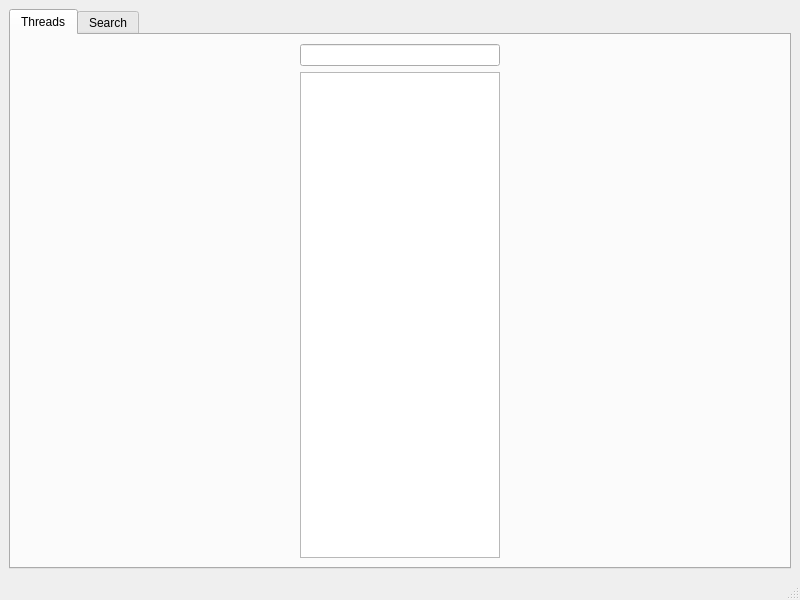
<?xml version="1.0" encoding="UTF-8"?>
<ui version="4.0">
 <class>MainWindow</class>
 <widget class="QMainWindow" name="MainWindow">
  <property name="geometry">
   <rect>
    <x>0</x>
    <y>0</y>
    <width>800</width>
    <height>600</height>
   </rect>
  </property>
  <property name="windowTitle">
   <string>MainWindow</string>
  </property>
  <widget class="QWidget" name="centralwidget">
   <layout class="QHBoxLayout" name="horizontalLayout">
    <item>
     <widget class="QTabWidget" name="Global_tabs">
      <property name="enabled">
       <bool>true</bool>
      </property>
      <property name="tabPosition">
       <enum>QTabWidget::North</enum>
      </property>
      <property name="tabShape">
       <enum>QTabWidget::Rounded</enum>
      </property>
      <property name="currentIndex">
       <number>0</number>
      </property>
      <property name="documentMode">
       <bool>false</bool>
      </property>
      <widget class="QWidget" name="tab_Threads">
       <attribute name="title">
        <string>Threads</string>
       </attribute>
       <layout class="QHBoxLayout" name="horizontalLayout_2">
        <item>
         <layout class="QVBoxLayout" name="verticalLayout_Threads">
          <item>
           <widget class="QLineEdit" name="lineEdit_ThreadFilter">
            <property name="maximumSize">
             <size>
              <width>200</width>
              <height>16777215</height>
             </size>
            </property>
           </widget>
          </item>
          <item>
           <widget class="QListView" name="listView_ThreadList">
            <property name="maximumSize">
             <size>
              <width>200</width>
              <height>16777215</height>
             </size>
            </property>
           </widget>
          </item>
         </layout>
        </item>
       </layout>
      </widget>
      <widget class="QWidget" name="tab_Search">
       <attribute name="title">
        <string>Search</string>
       </attribute>
       <layout class="QVBoxLayout" name="verticalLayout_3"/>
      </widget>
     </widget>
    </item>
   </layout>
  </widget>
  <widget class="QMenuBar" name="menubar">
   <property name="geometry">
    <rect>
     <x>0</x>
     <y>0</y>
     <width>800</width>
     <height>21</height>
    </rect>
   </property>
  </widget>
  <widget class="QStatusBar" name="statusbar"/>
 </widget>
 <resources/>
 <connections/>
</ui>
